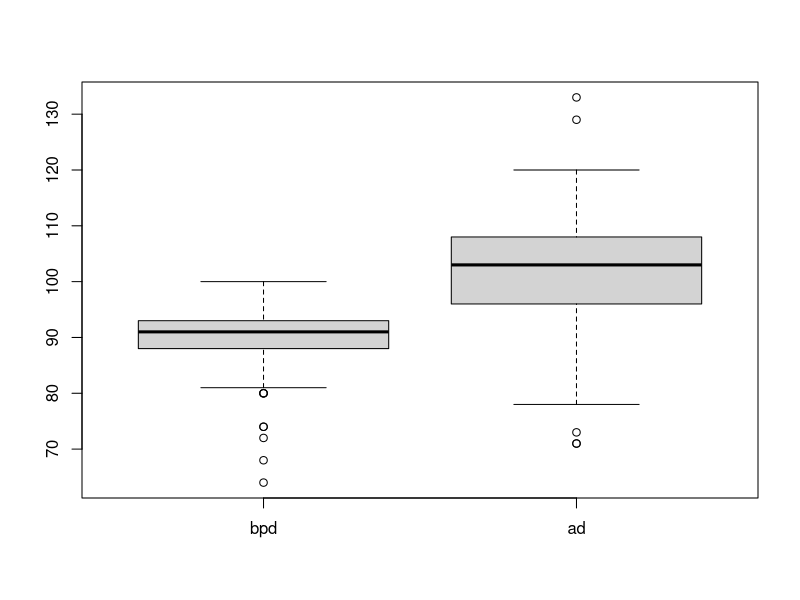
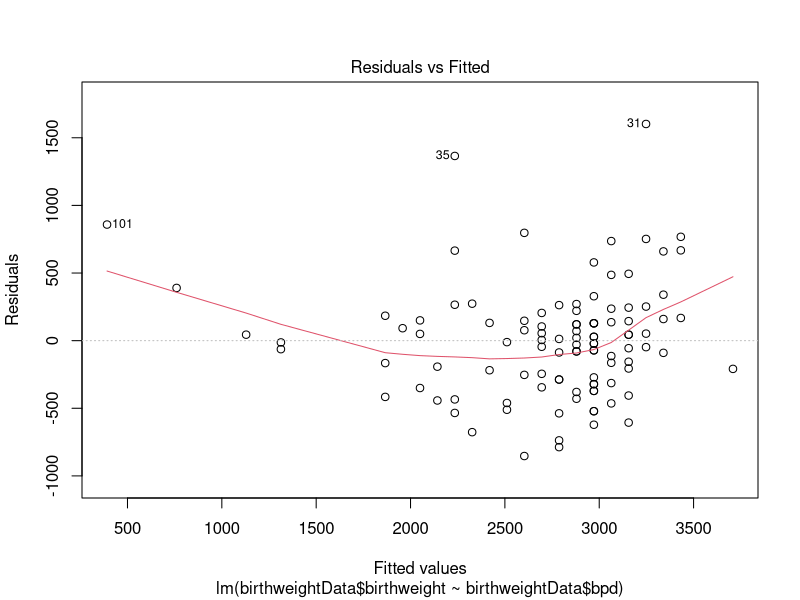
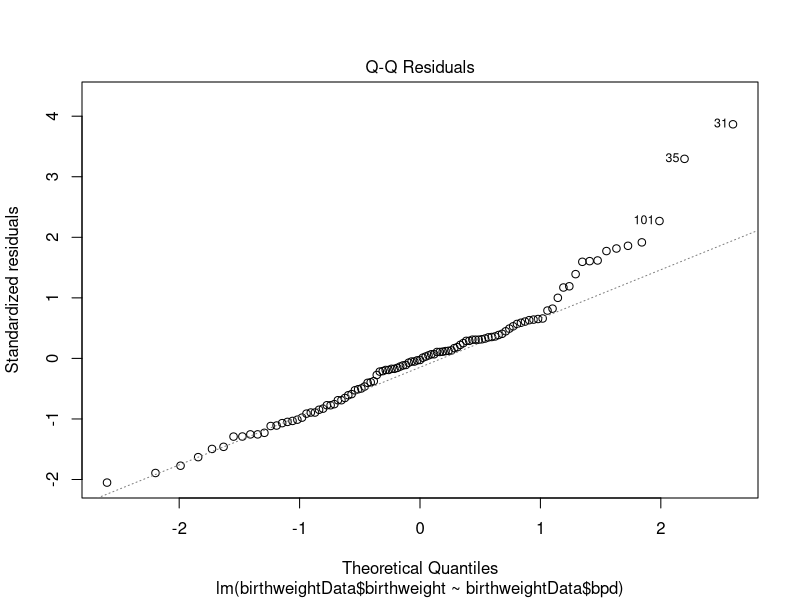
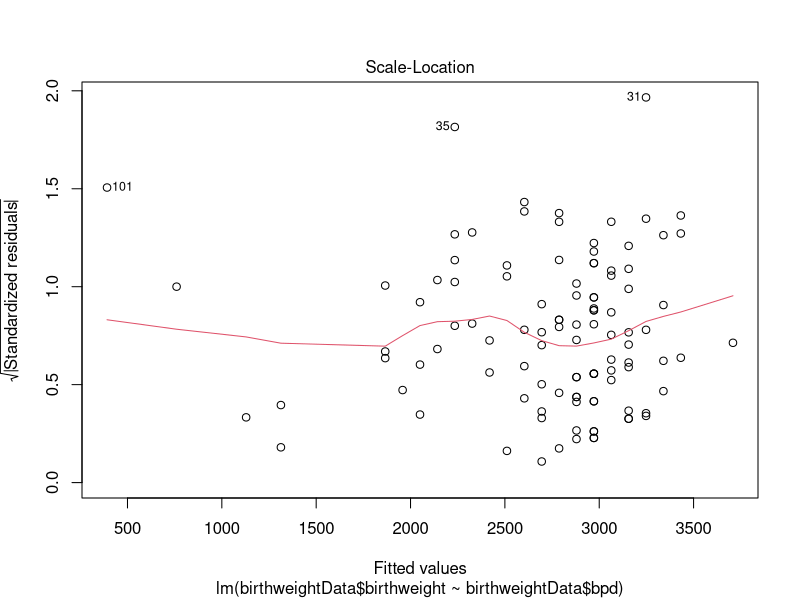
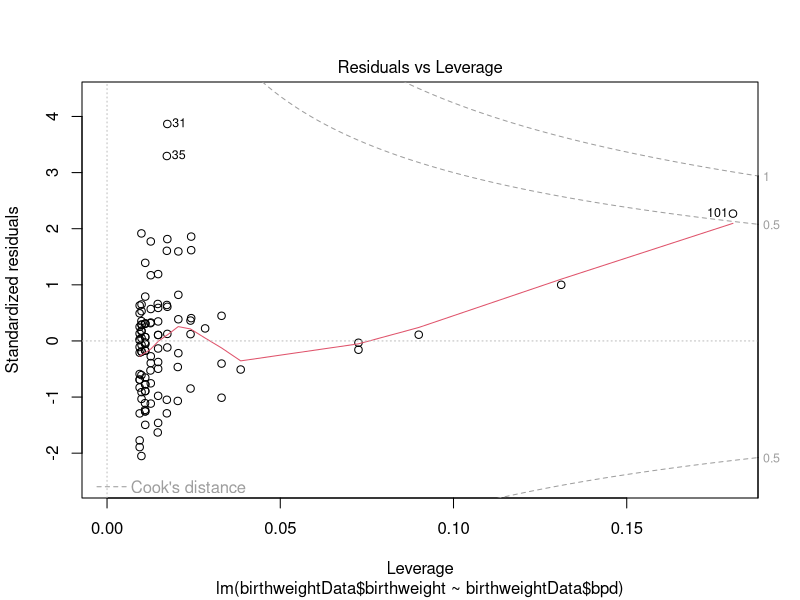
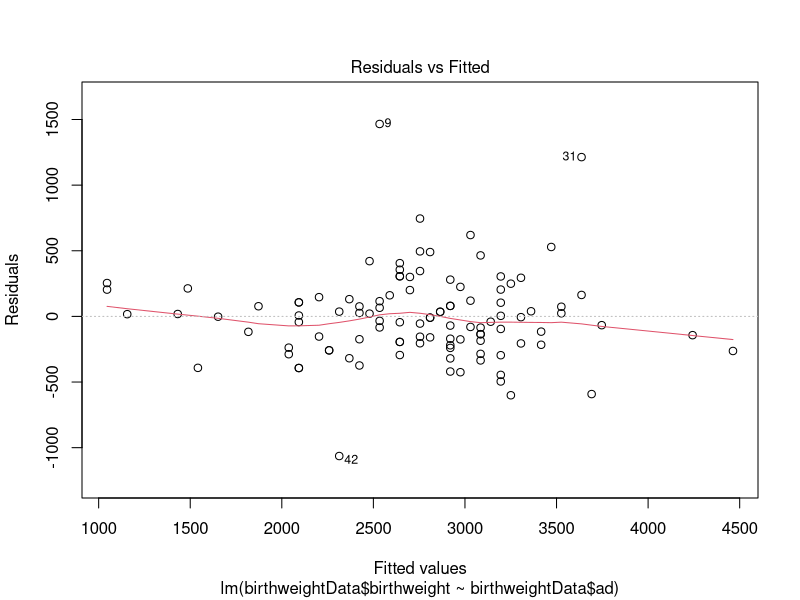
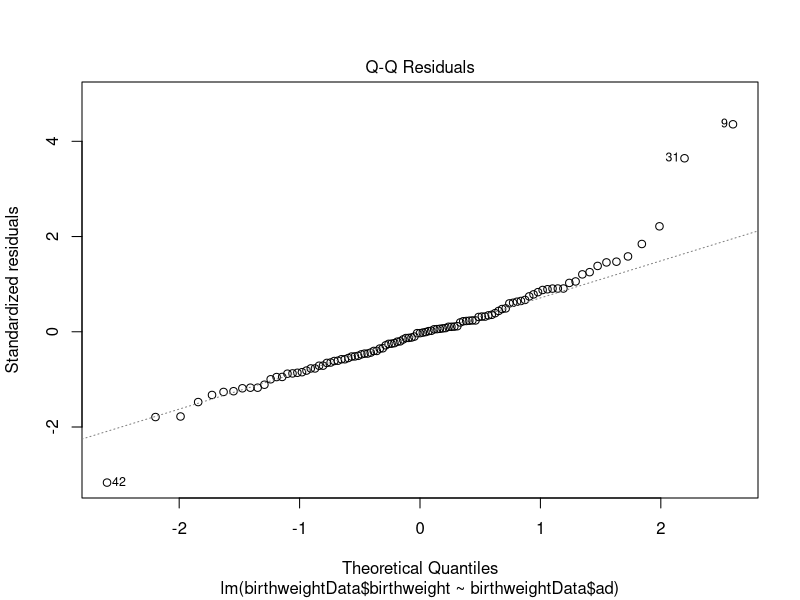
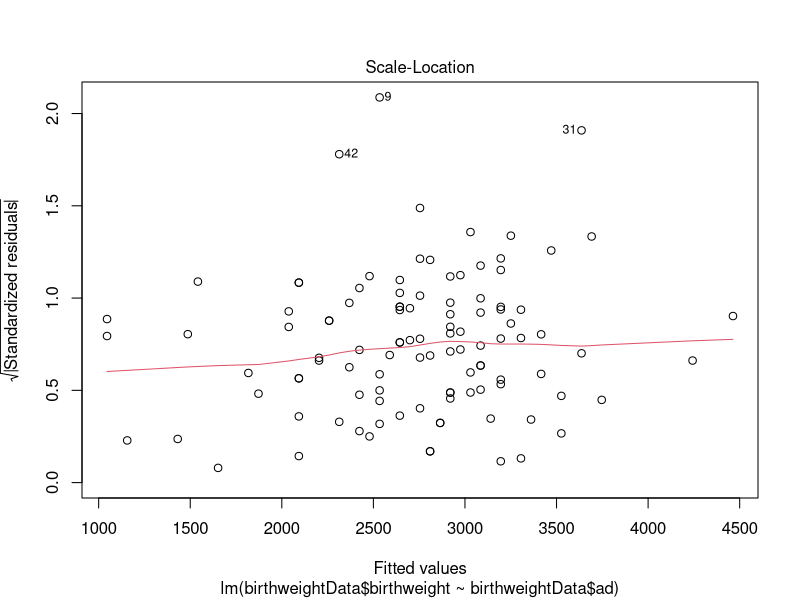

R code for these plots, in order:
## ---- chunk 1
knitr::opts_chunk$set(echo = TRUE)
## ---- chunk 2
library(tidyverse)
birthweightData <- read.csv('data/birthweight.csv', sep=";")
## ---- chunk 3
head(birthweightData)
## ---- chunk 4
summary(birthweightData)

# Renaming the birthweight column to avoid confusion between bpd / ad (pre-birth measurements) and bw
names(birthweightData)[names(birthweightData) == "bw"] <- "birthweight"

## ---- chunk 5
boxplot(birthweightData$bpd, birthweightData$ad, names = c("bpd", "ad"))
## ---- chunk 6
cor.test(birthweightData$birthweight, birthweightData$ad)
## ---- chunk 7
cor.test(birthweightData$birthweight, birthweightData$bpd)
## ---- chunk 8
cor.test(birthweightData$bpd, birthweightData$ad)
## ---- chunk 9
bpd.lm <- lm(birthweightData$birthweight~birthweightData$bpd, data=birthweightData)
summary(bpd.lm)
## ---- chunk 10
plot(bpd.lm)
## ---- chunk 11
ad.lm <- lm(birthweightData$birthweight~birthweightData$ad, data=birthweightData)
summary(ad.lm)
## ---- chunk 12
plot(ad.lm)
## ---- chunk 13
birthweightFromBPD <- function(n)
# This function calculates the expected birthweight (g) given the bpd measurement in mm  
{
  bpd <- n
  weight <- (92.141*bpd)-5505.406
  return(weight)
}

birthweightFromBPD(80)
## ---- chunk 14
birthweightFromAD <- function(n)
# This function calculates the expected birthweight (g) given the bpd measurement in mm  
{
  ad <- n
  weight <- (55.122*ad)-2867.916
  return(weight)
}

birthweightFromAD(105)
